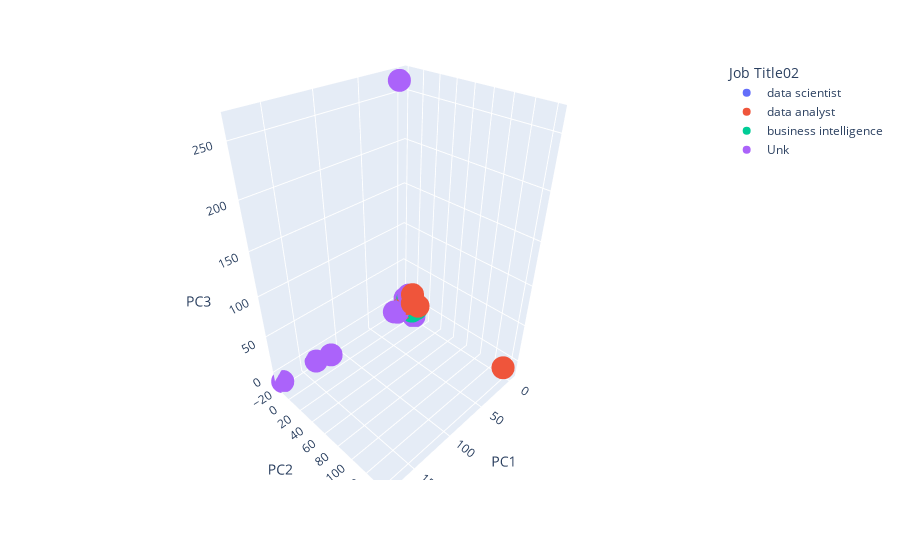

Write notebook code for a chart like this one.
### Code cell
# Plot the 3d PCA with 'renumeration'


fig = px.scatter_3d(X_plus_y, 
                    x = X_plus_y.PC1, 
                    y = X_plus_y.PC2, 
                    z = X_plus_y.PC3, 
                    color = 'Job Title02')
fig.show()

# KeyError: (nan, '', '')

### Figure 1 — Plotly figure (JSON) as saved in the notebook; plotly's stock layout.template omitted (floating-point values rounded to 4 significant figures; data arrays with more than 128 entries replaced by an {"elided": "..."} marker saying what was removed)
{"data": [{"hovertemplate": "Job Title02=data scientist<br>PC1=%{x}<br>PC2=%{y}<br>PC3=%{z}<extra></extra>", "legendgroup": "data scientist", "marker": {"color": "#636efa", "symbol": "circle"}, "mode": "markers", "name": "data scientist", "scene": "scene", "showlegend": true, "type": "scatter3d", "x": [2.971, -0.5163, 3.467, 1.618, 2.971, 1.618, -2.851, -0.1236, 1.114, -0.6678, 1.292, -3.532, -4.224, -0.2972, 0.8887, 0.3873, -3.626, -0.1656, -2.329, 8.175, 1.114, 0.2635, 2.242, 0.01024], "y": [0.7604, -1.284, -0.6678, -0.3912, 0.7604, -0.3912, -2.067, -2.23, 0.5173, -0.579, -0.8147, -0.8692, -2.221, -1.489, 0.4297, -0.2948, -1.189, 0.3234, -1.635, 0.4571, 0.5173, -0.4204, 5.635, -1.674], "z": [7.714, -0.3873, 1.499, 2.645, 7.714, 2.645, -0.0128, -0.4803, 0.02205, 0.009145, 1.692, -1.911, -2.36, -0.3165, 0.1053, 0.8497, -1.451, 2.824, -0.537, 2.124, 0.02205, -0.3168, -0.9999, 0.61]}, {"hovertemplate": "Job Title02=data analyst<br>PC1=%{x}<br>PC2=%{y}<br>PC3=%{z}<extra></extra>", "legendgroup": "data analyst", "marker": {"color": "#EF553B", "symbol": "circle"}, "mode": "markers", "name": "data analyst", "scene": "scene", "showlegend": true, "type": "scatter3d", "x": {"elided": "559 float values"}, "y": {"elided": "559 float values"}, "z": {"elided": "559 float values"}}, {"hovertemplate": "Job Title02=business intelligence<br>PC1=%{x}<br>PC2=%{y}<br>PC3=%{z}<extra></extra>", "legendgroup": "business intelligence", "marker": {"color": "#00cc96", "symbol": "circle"}, "mode": "markers", "name": "business intelligence", "scene": "scene", "showlegend": true, "type": "scatter3d", "x": {"elided": "327 float values"}, "y": {"elided": "327 float values"}, "z": {"elided": "327 float values"}}, {"hovertemplate": "Job Title02=Unk<br>PC1=%{x}<br>PC2=%{y}<br>PC3=%{z}<extra></extra>", "legendgroup": "Unk", "marker": {"color": "#ab63fa", "symbol": "circle"}, "mode": "markers", "name": "Unk", "scene": "scene", "showlegend": true, "type": "scatter3d", "x": {"elided": "169 float values"}, "y": {"elided": "169 float values"}, "z": {"elided": "169 float values"}}], "layout": {"legend": {"title": {"text": "Job Title02"}, "tracegroupgap": 0}, "margin": {"t": 60}, "scene": {"domain": {"x": [0, 1], "y": [0, 1]}, "xaxis": {"title": {"text": "PC1"}}, "yaxis": {"title": {"text": "PC2"}}, "zaxis": {"title": {"text": "PC3"}}}}}
